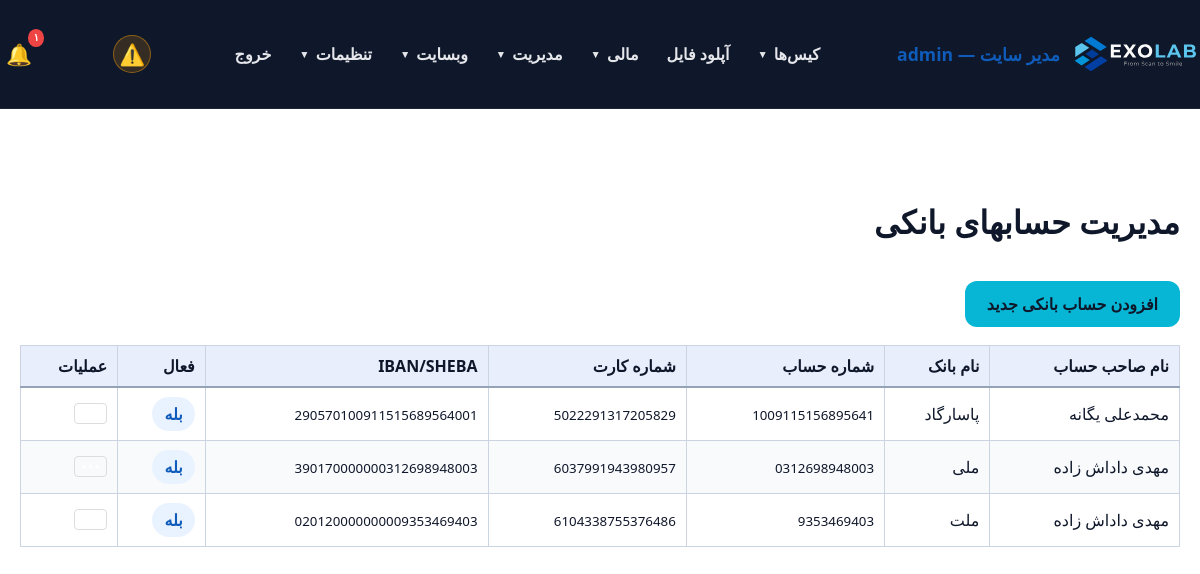
Page /panel/bank_accounts.php (signed in) on the committed database.
### tables this page shows
CREATE TABLE `users` (
  `id` int(11) NOT NULL AUTO_INCREMENT,
  `username` varchar(100) NOT NULL,
  `password_hash` varchar(255) NOT NULL,
  `full_name` varchar(255) NOT NULL,
  `email` varchar(255) DEFAULT NULL,
  `phone` varchar(20) DEFAULT NULL,
  `role` enum('admin','doctor','staff','secretary','designer','technician','operator','powder','courier','finance','outsource_lab','customer_lab','partner_lab','clinic','branch_admin') NOT NULL DEFAULT 'staff',
  `branch_id` int(11) DEFAULT NULL,
  `clinic_id` int(11) DEFAULT NULL,
  `lab_id` int(11) DEFAULT NULL,
  `is_designer` tinyint(1) NOT NULL DEFAULT 0,
  `is_default_designer` tinyint(1) NOT NULL DEFAULT 0,
  `active` tinyint(1) DEFAULT 1,
  `last_login` datetime DEFAULT NULL,
  `created_at` datetime DEFAULT current_timestamp(),
  `updated_at` datetime DEFAULT current_timestamp() ON UPDATE current_timestamp(),
  `notes` text DEFAULT NULL,
  PRIMARY KEY (`id`),
  UNIQUE KEY `username` (`username`),
  KEY `idx_users_clinic_id` (`clinic_id`),
  KEY `idx_users_is_designer` (`is_designer`),
  CONSTRAINT `fk_users_clinic` FOREIGN KEY (`clinic_id`) REFERENCES `users` (`id`) ON DELETE SET NULL ON UPDATE CASCADE
);

CREATE TABLE `bank_accounts` (
  `id` int(11) NOT NULL AUTO_INCREMENT,
  `branch_id` int(11) DEFAULT NULL,
  `account_owner_name` varchar(200) NOT NULL,
  `bank_name` varchar(200) NOT NULL,
  `account_number` varchar(50) NOT NULL,
  `iban_sheba` varchar(50) DEFAULT NULL,
  `is_active` tinyint(1) DEFAULT 1,
  `notes` text DEFAULT NULL,
  `created_at` datetime DEFAULT current_timestamp(),
  `updated_at` datetime DEFAULT current_timestamp() ON UPDATE current_timestamp(),
  `card_number` varchar(50) DEFAULT NULL,
  PRIMARY KEY (`id`)
);

### panel/db.php (called while the page is built, shortened)
<?php
function db() {
    static $pdo = null;
    if ($pdo === null) {
        try {
            $pdo = Connection::getInstance();
        } catch (Throwable $e) {
            $dbFailMsg = 'db connection failed: ' . $e->getMessage();
            if (function_exists('exolab_log_throttled')) {
                exolab_log_throttled('db_connect_failed', $dbFailMsg, 60);
            } else {
                error_log($dbFailMsg);
            }
            try {
                Connection::reset();
                usleep(150000);
                $pdo = Connection::getInstance();
            } catch (Throwable $e2) {
                $dbFailMsg2 = 'db connection retry failed: ' . $e2->getMessage();
                if (function_exists('exolab_log_throttled')) {
                    exolab_log_throttled('db_connect_failed_retry', $dbFailMsg2, 60);
                } else {
                    error_log($dbFailMsg2);
                }
                dbConnectionFailedResponse();
            }
        }
    }
    return $pdo;
}
function canManageScanAppointments(?array $user = null): bool {
    $user = $user ?: (function_exists('current_user') ? current_user() : null);
    $role = (string) ($user['role'] ?? '');
    if (in_array($role, ['admin', 'branch_admin', 'technician', 'secretary', 'staff'], true)) return true;
    return false;
}
function canViewScanBodyLibrary(?array $user = null): bool {
    $user = $user ?: (function_exists('current_user') ? current_user() : null);
    if (is_admin()) return true;
    return false;
}
function currentBranchId(): ?int {
    $user = current_user();
    if ($user['role'] === 'admin') return null;
    $bid = $user['branch_id'] ?? null;
    return $bid !== null && $bid !== '' ? (int) $bid : null;
}
function getAllBankAccounts() {
    $bid = currentBranchId();
    if ($bid === null) {
        $stmt = db()->query('SELECT * FROM bank_accounts ORDER BY is_active DESC, id DESC');
        return $stmt->fetchAll();
    }
    $stmt = db()->prepare('SELECT * FROM bank_accounts WHERE branch_id = ? OR branch_id IS NULL ORDER BY is_active DESC, id DESC');
    $stmt->execute([$bid]);
    return $stmt->fetchAll();
}
function getUnreadNotificationCount(int $userId): int {
    $stmt = db()->prepare('SELECT COUNT(*) FROM notifications WHERE user_id = ? AND is_read = 0');
    $stmt->execute([$userId]);
    return (int) $stmt->fetchColumn();
}

### includes/helpers.php (called while the page is built, shortened)
<?php
require_once __DIR__ . '/icons.php';
function toPersianDigits($input) {
    $numbers = ['0','1','2','3','4','5','6','7','8','9'];
    $persian = ['۰','۱','۲','۳','۴','۵','۶','۷','۸','۹'];
    return str_replace($numbers, $persian, $input);
}

### panel/bank_accounts.php (the view)
<?php
require_once __DIR__ . '/auth.php';
require_admin();
$accounts = getAllBankAccounts();
panel_layout_start('مدیریت حسابهای بانکی');
?>
<div style="margin-bottom: 18px;">
    <a class="btn" href="bank_account_form.php">افزودن حساب بانکی جدید</a>
</div>
<table class="datatable display">
    <thead>
    <tr>
        <th>نام صاحب حساب</th>
        <th>نام بانک</th>
        <th>شماره حساب</th>
        <th>شماره کارت</th>
        <th>IBAN/SHEBA</th>
        <th>فعال</th>
        <th>عملیات</th>
    </tr>
    </thead>
    <tbody>
    <?php foreach ($accounts as $account): ?>
        <tr>
            <td><?= htmlspecialchars($account['account_owner_name']) ?></td>
            <td><?= htmlspecialchars($account['bank_name']) ?></td>
            <td><small><?= htmlspecialchars($account['account_number'] ?? '—') ?></small></td>
            <td><small><?= htmlspecialchars($account['card_number'] ?? '—') ?></small></td>
            <td><small><?= htmlspecialchars($account['iban_sheba'] ?? '—') ?></small></td>
            <td><span class="badge"><?= $account['is_active'] ? 'بله' : 'خیر' ?></span></td>
            <td class="actions">
                <?= action_dropdown(null, 'bank_account_form.php?id=' . $account['id'], 'delete_bank_account.php', $account['id']) ?>
            </td>
        </tr>
    <?php endforeach; ?>
    </tbody>
</table>
<?php panel_layout_end();

### panel/auth.php (shortened to what this page needs)
<?php
require_once __DIR__ . '/db.php';
require_once __DIR__ . '/../includes/helpers.php';
function current_user() {
    static $user = null;
    if ($user !== null) return $user;
    $stmt = db()->prepare('SELECT * FROM users WHERE id = ? AND active = 1 LIMIT 1');
    $stmt->execute([(int)$_SESSION[USER_SESSION_KEY]]);
    $user = $stmt->fetch();
    return $user;
}
function is_logged_in() {
    return current_user() !== null;
}
function is_admin(): bool {
    $user = current_user();
    return $user['role'] === 'admin' || $user['role'] === 'branch_admin';
}
function is_root_admin(): bool {
    $user = current_user();
    return $user && $user['role'] === 'admin';
}
function has_permission($permission) {
    $user = current_user();
    $perms = $GLOBALS['role_permissions'][$user['role']] ?? [];
    return in_array('*', $perms) || in_array($permission, $perms);
}
function require_login() {
    if (!is_logged_in()) {
        $target = getLoginRedirectUrl();
        if ($target !== '') {
            $_SESSION['login_redirect'] = $target;
        }
        header('Location: login.php');
        exit;
    }
}
function require_admin() {
    require_login();
}
function panel_layout_start($title = 'پنل مدیریت') {
    $user = current_user();
    ?>
    <!DOCTYPE html>
    <html lang="fa" dir="rtl">
    <head>
        <link rel="stylesheet" href="../assets/css/style.css">
        <link rel="stylesheet" href="../assets/css/datatables.min.css">
    </head>
    <body>
    <header class="site-header">
        <div class="container" style="justify-content: space-between;">
            <a class="brand" href="dashboard.php">
                <img src="../assets/icons/EXOLAB_LOGO_HORIZENTAL.svg" alt="EXOLAB" class="site-logo">
                <span><?= $user ? htmlspecialchars($user['full_name']) . ' — ' . $user['role'] : 'پنل' ?></span>
            </a>
            <nav class="site-nav" id="siteNav">
                <?php
                $navCanCases  = has_permission('view_all_cases') || has_permission('view_own_cases') || has_permission('view_assigned_cases') || has_permission('view_clinic_cases') || has_role('designer');
                $navCanUpload = $user && in_array($user['role'] ?? '', ['doctor', 'designer', 'admin', 'branch_admin', 'clinic', 'lab', 'outsource_lab', 'customer_lab', 'partner_lab'], true);
                $navCanInv    = has_permission('view_invoices') || has_permission('view_clinic_invoices') || has_permission('view_own_invoices') || is_admin();
                $navCanPay    = has_permission('view_own_payments') || has_permission('view_clinic_payments') || has_permission('view_payments') || is_admin();
                $navIsAdmin   = is_admin();
                $navIsRoot    = is_root_admin();
                ?>
                <?php if ($navCanCases): ?>
                    <div class="nav-group">
                        <button type="button" class="nav-group-toggle" onclick="toggleNavGroup(this)">کیس‌ها <span class="caret">▼</span></button>
                    </div>
                <?php endif; ?>
                <?php if ($navCanUpload): ?>
                    <a class="nav-link" href="uploads.php">آپلود فایل</a>
                <?php endif; ?>
                <?php if ($navCanInv || $navCanPay || $navIsAdmin): ?>
                    <div class="nav-group">
                        <button type="button" class="nav-group-toggle" onclick="toggleNavGroup(this)">مالی <span class="caret">▼</span></button>
                    </div>
                <?php endif; ?>
                <?php if ($navIsAdmin): ?>
                    <div class="nav-group">
                        <button type="button" class="nav-group-toggle" onclick="toggleNavGroup(this)">مدیریت <span class="caret">▼</span></button>
                    </div>
                    <div class="nav-group">
                        <button type="button" class="nav-group-toggle" onclick="toggleNavGroup(this)">وبسایت <span class="caret">▼</span></button>
                    </div>
                <?php endif; ?>
                <?php if ($navIsRoot || $user): ?>
                    <div class="nav-group">
                        <button type="button" class="nav-group-toggle" onclick="toggleNavGroup(this)">تنظیمات <span class="caret">▼</span></button>
                    </div>
                <?php endif; ?>
                <a class="nav-link" href="logout.php">خروج</a>
            </nav>
            <?php if ($user): $notifCount = getUnreadNotificationCount($user['id']); $notifImportantCount = getUnreadImportantNotificationCount($user['id']); ?>
                <a href="notifications.php?scope=important" class="notif-bell notif-bell-important" title="اعلان‌های مهم (کامنت جدید و تغییر وضعیت)" aria-label="اعلان‌های مهم" style="position:relative; margin-right:6px;">
                    <span class="notif-bell-icon" style="font-size:1.3rem;">⚠️</span>
                </a>
                <a href="notifications.php" class="notif-bell" title="همهٔ اعلان‌ها" aria-label="همهٔ اعلان‌ها" style="position:relative; margin-right:10px;">
                    <span class="notif-bell-icon" style="font-size:1.3rem;">🔔</span>
                    <?php if ($notifCount > 0): ?>
                        <span class="notif-bell-badge badge-normal"><?= toPersianDigits($notifCount > 99 ? '99+' : $notifCount) ?></span>
                    <?php endif; ?>
                </a>
            <?php endif; ?>
        </div>
    </header>
    <main class="section">
        <div class="container">
            <h2><?= htmlspecialchars($title) ?></h2>
    <?php
}
function panel_layout_end() {
    ?>
        </div>
    </main>
    </body>
    </html>
    <?php
}

### assets/css/style.css (style rules this page uses)
body { margin: 0; font-family: 'Segoe UI', Tahoma, Geneva, Verdana, sans-serif; background: #FFFFFF; color: #0F172A; direction: rtl; text-align: right; }
a { color: #0f5cba; text-decoration: none; }
.container { max-width: 1900px; margin: 0 auto; padding: 0 20px; }
.site-header { background: #0F172A; color: #ffffff; position: sticky; top: 0; z-index: 10; border-bottom: 1px solid rgba(255, 255, 255, 0.06); }
.site-header .container { display: flex; align-items: center; justify-content: space-between; flex-wrap: wrap; gap: 12px; padding: 18px 0; }
.brand { display: flex; align-items: center; gap: 12px; font-size: 1.1rem; font-weight: 700; }
.site-logo { height: 72px; display: inline-block; }
.site-nav { display: flex; align-items: center; gap: 4px; flex-wrap: wrap; }
.site-nav a, .nav-group-toggle { color: #E5E7EB; font-weight: 600; }
.nav-link { padding: 9px 12px; border-radius: 8px; text-decoration: none; transition: background .15s; }
.notif-bell { display: inline-flex; align-items: center; justify-content: center; width: 38px; height: 38px; border-radius: 50%; transition: background .15s, transform .15s; }
.notif-bell-icon { display: inline-block; line-height: 1; transition: transform .15s; }
.notif-bell-important { background: rgba(245, 158, 11, 0.16); box-shadow: inset 0 0 0 1px rgba(245, 158, 11, 0.45); }
.notif-bell-important .notif-bell-icon { color: #FBBF24; }
.notif-bell-badge { position: absolute; top: -6px; right: -6px; color: #fff; font-size: 0.65rem; padding: 1px 5px; border-radius: 50%; font-weight: bold; line-height: 1.5; }
.notif-bell-badge.badge-normal { background: #ef4444; }
.nav-group { position: relative; }
.nav-group-toggle { background: transparent; border: none; padding: 9px 12px; border-radius: 8px; cursor: pointer; font-size: 1rem; display: inline-flex; align-items: center; gap: 6px; font-family: inherit; }
.nav-group-toggle .caret { font-size: 0.65rem; transition: transform .2s; }
.btn { display: inline-block; background: #06B6D4; color: #0F172A; padding: 12px 22px; border-radius: 12px; margin-top: 16px; font-weight: 700; text-decoration: none; }
.section { padding: 64px 0; }
.section h2 { margin-bottom: 22px; font-size: 2rem; }
button { background: #0f5cba; color: #fff; border: none; border-radius: 12px; padding: 13px 20px; font-weight: 700; cursor: pointer; }
table { width: 100%; border-collapse: collapse; background: #fff; }
th, td { padding: 9px 10px; border: 1px solid #cbd5e1; }
tbody tr:nth-child(even) { background: #f8fafc; }
th { background: #e8eefb; border-bottom: 2px solid #94a3b8; text-align: right; font-weight: 700; }
.badge { display: inline-block; padding: 6px 12px; border-radius: 999px; background: #e9f3ff; color: #0f5cba; font-weight: 700; }

### rows in the picture
users: full_name "مدیر سایت", role "admin"
bank_accounts: account_owner_name "محمدعلی یگانه", bank_name "پاسارگاد", account_number "1009115156895641", card_number "5022291317205829", iban_sheba "290570100911515689564001", is_active "بله"
bank_accounts: account_owner_name "مهدی داداش زاده", bank_name "ملی", account_number "0312698948003", card_number "6037991943980957", iban_sheba "390170000000312698948003", is_active "بله"
bank_accounts: account_owner_name "مهدی داداش زاده", bank_name "ملت", account_number "9353469403", card_number "6104338755376486", iban_sheba "020120000000009353469403", is_active "بله"

### other values in the picture
toPersianDigits($notifCount > 99 ? '99+' : $notifCount) "۱"
$title "مدیریت حسابهای بانکی"
